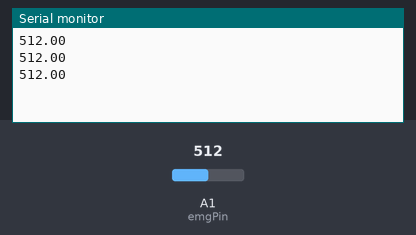
The sketch below on a simulated Arduino Uno, built with avr-gcc and run on an emulated ATmega328P. Parts: the last lines printed to the serial monitor. Inputs (shaded band) come from the test bench; at power-on: A1 (emgPin) = 512.

Above: at 1.3 s.
1.4 s: A1 (emgPin) set to 716
At 1.9 s:
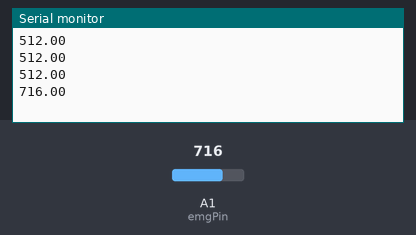
2.9 s: A1 (emgPin) set to 900
At 3.4 s:
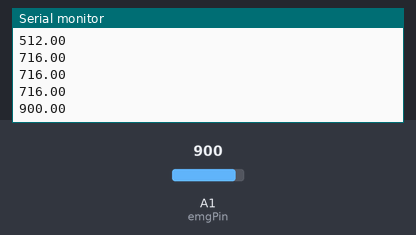
Timing chart, 0 to 5.9 s (numbered marks = the images above; inputs shaded):
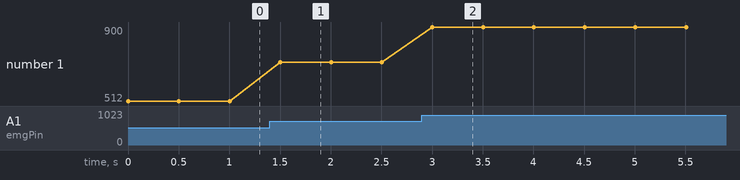

Measured:
- after the input at 1.4 s, the serial monitor: prints a new line after 0.10 s (image 1)
- after the input at 2.9 s, the serial monitor: prints a new line after 0.10 s (image 2)
- plotted number 1: 512 → 716 after the input at 1.4 s, 716 → 900 after the input at 2.9 s

The sketch:

emg_test.ino
```cpp
int emgPin = A1;
float emgValue ;

void setup() {
  // put your setup code here, to run once:
Serial.begin(9600);
}

void loop() {

  emgValue = analogRead(emgPin);
  Serial.println(emgValue);
  delay(500);
}
```
